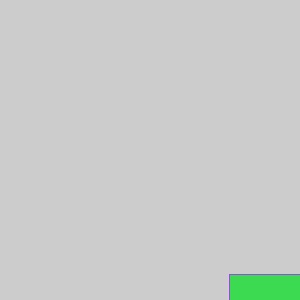
Frame 1 (no input)
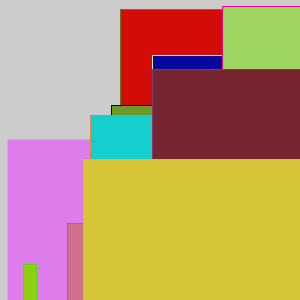
Frame 60 (the mouse pressed at the canvas centre just before this capture)
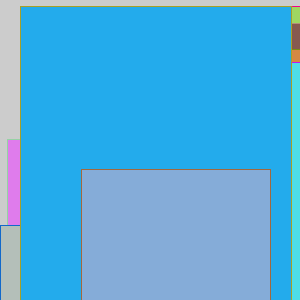
Frame 120 (the mouse held since frame 60 and released just before this capture)

The Processing sketch that drew these frames (run headless with seeded random() and noise(); from frame 60 on, the mouse is pressed at the canvas centre):

// Processing sketch: processing_155971
// ── processing_155971.pde

void setup(){
  size(300, 300);
  smooth();
  frameRate(10);
}

void draw(){
  stroke(random(255),random(255),random(255));
  fill(random(255),random(255),random(255));
  rect(random(500), random(500), random(500), random(500));  
}
